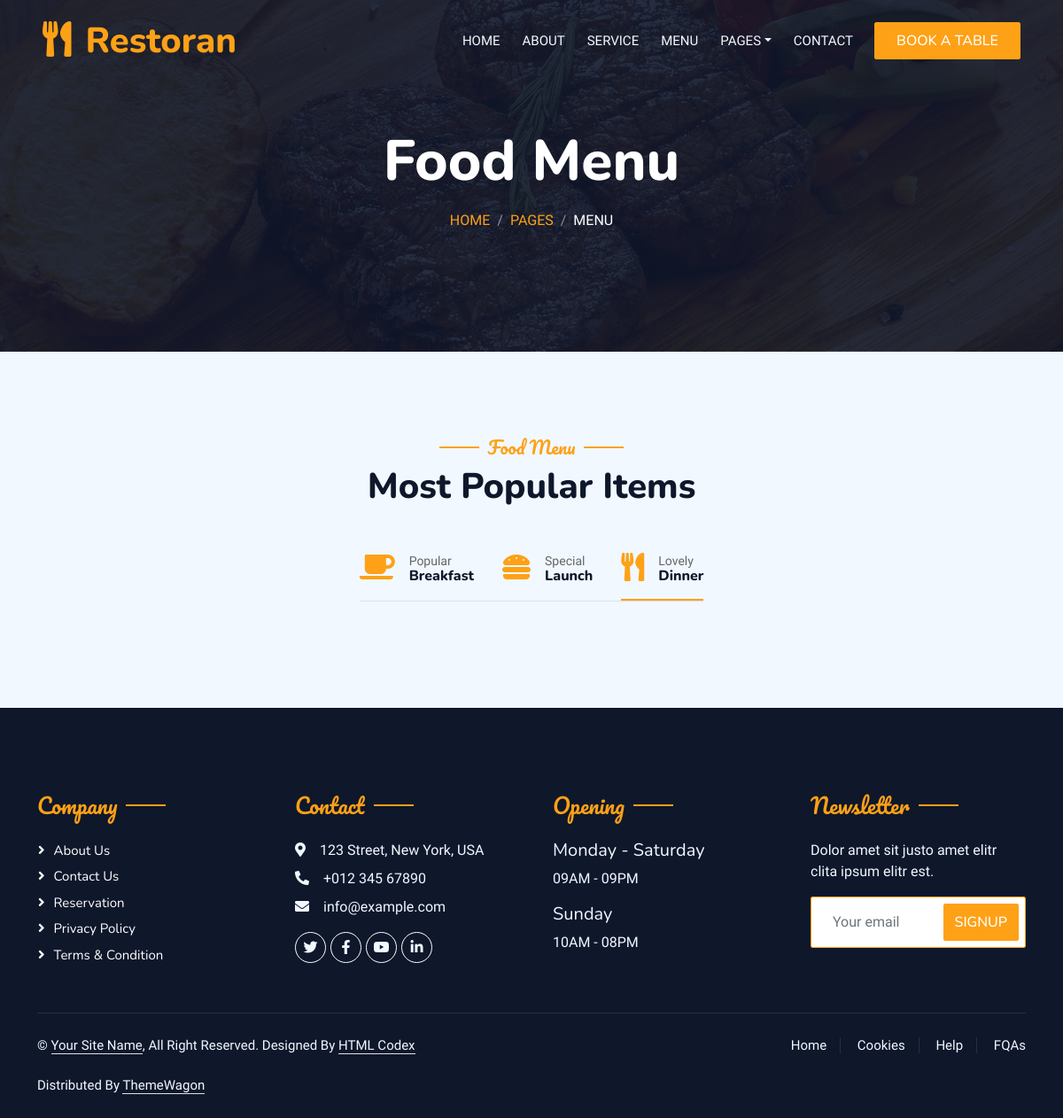
Before: /dinner/ with the older database file.
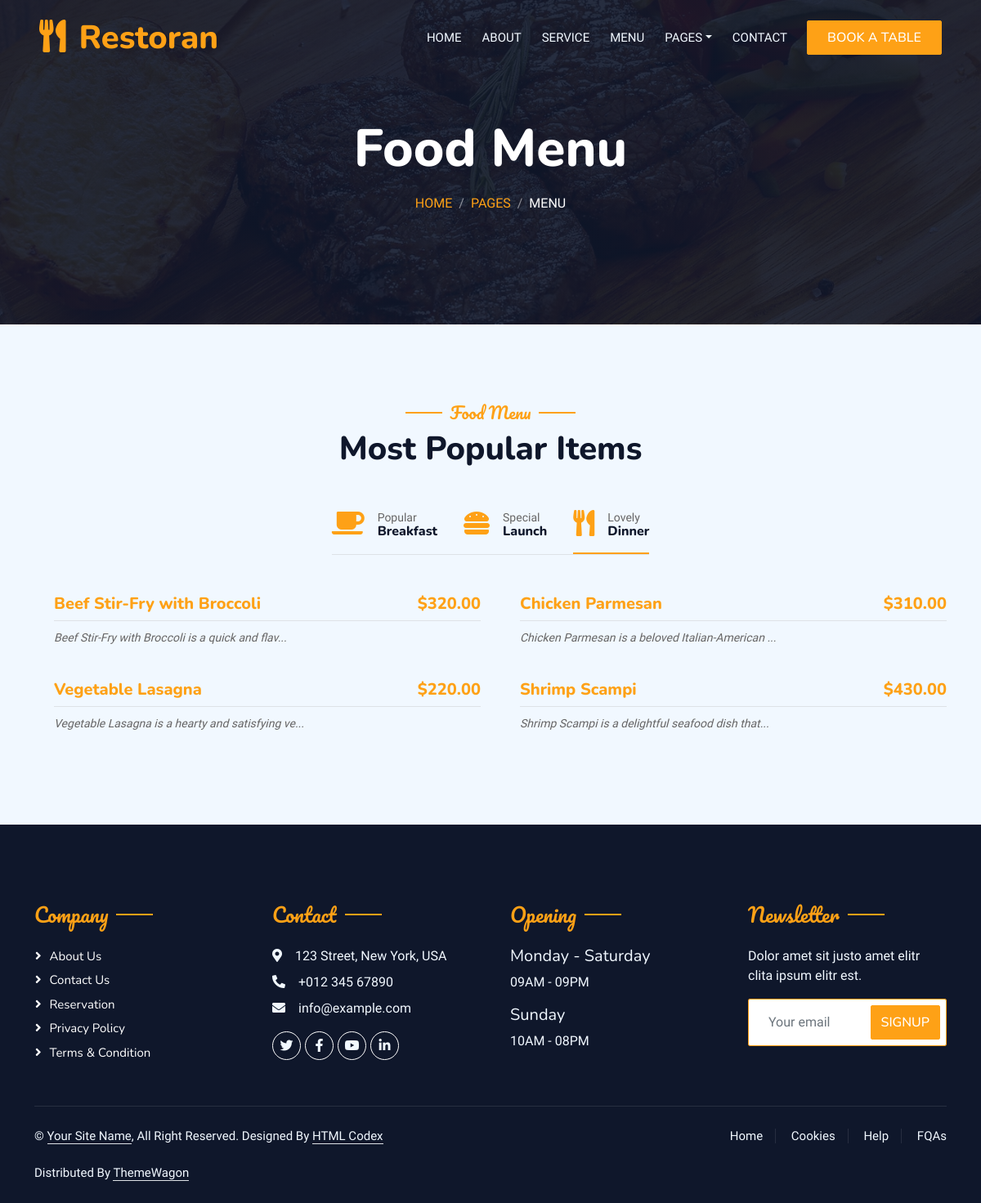
After: the same page with the newer database file.
### menue/models.py (models this page shows, shortened)
class Item(models.Model):
  name = models.CharField(max_length=300)
  description = HTMLField()
  price = models.DecimalField(max_digits=5,decimal_places=2)
  image = models.ImageField(upload_to='items')
  period = models.CharField(max_length=10,choices=PERIOD_CHOICES)
  slug = AutoSlugField(populate_from='name')
  created = models.DateTimeField(auto_now_add=True)

### menue/views.py (the view)
# urls.py: path('dinner/',dinner_item, name='dinner'),
def dinner_item(request):
  dinner = Item.objects.filter(period='DINNER')
  context ={
    'items':dinner
  }
  return render(request, 'dinner.html', context)

### menue/templates/dinner.html (shortened to what the changed rows need)
{% extends "base.html" %}
{% load static %}
{% block content %}
        <div class="container-xxl position-relative p-0">
            <nav class="navbar navbar-expand-lg navbar-dark bg-dark px-4 px-lg-5 py-3 py-lg-0">
                <a href="{% url 'home' %}" class="navbar-brand p-0">
                    <h1 class="text-primary m-0"><i class="fa fa-utensils me-3"></i>Restoran</h1>
                </a>
            </nav>
            <div class="container-xxl py-5 bg-dark hero-header mb-5">
                <div class="container text-center my-5 pt-5 pb-4">
                    <h1 class="display-3 text-white mb-3 animated slideInDown">Food Menu</h1>
                </div>
            </div>
        </div>
        <div class="container-xxl py-5">
            <div class="container">
                <div class="text-center wow fadeInUp" data-wow-delay="0.1s">
                    <h1 class="mb-5">Most Popular Items</h1>
                </div>
                <div class="tab-class text-center wow fadeInUp" data-wow-delay="0.1s">
                    <div class="tab-content">
                        <div id="tab-1" class="tab-pane fade show p-0 active">
                            <div class="row g-4">
                            {% for item in items %}
                            <div class="col-lg-6">
                                    <div class="d-flex align-items-center">
                                        <div class="w-100 d-flex flex-column text-start ps-4">
                                            <h5 class="d-flex justify-content-between border-bottom pb-2">
                                                <a href="{% url 'detail' item.slug %}"><span>{{item.name}}</span></a>
                                                <span class="text-primary">${{item.price}} </span>
                                            </h5>
                                            <small class="fst-italic">{{item.description | slice:50 |safe}}... </small>
                                        </div>
                                    </div>
                                </div>
                            {% endfor %}
                            </div>
                        </div>
                    </div>
                </div>
            </div>
        </div>
{% endblock content %}

Changed rows visible on the page:
added Item: name "Beef Stir-Fry with Broccoli", price "320.00", description "Beef Stir-Fry with Broccoli is a quick and flav"
added Item: name "Chicken Parmesan", price "310.00", description "Chicken Parmesan is a beloved Italian-American"
added Item: name "Vegetable Lasagna", price "220.00", description "Vegetable Lasagna is a hearty and satisfying ve"
added Item: name "Shrimp Scampi", price "430.00", description "Shrimp Scampi is a delightful seafood dish that"
